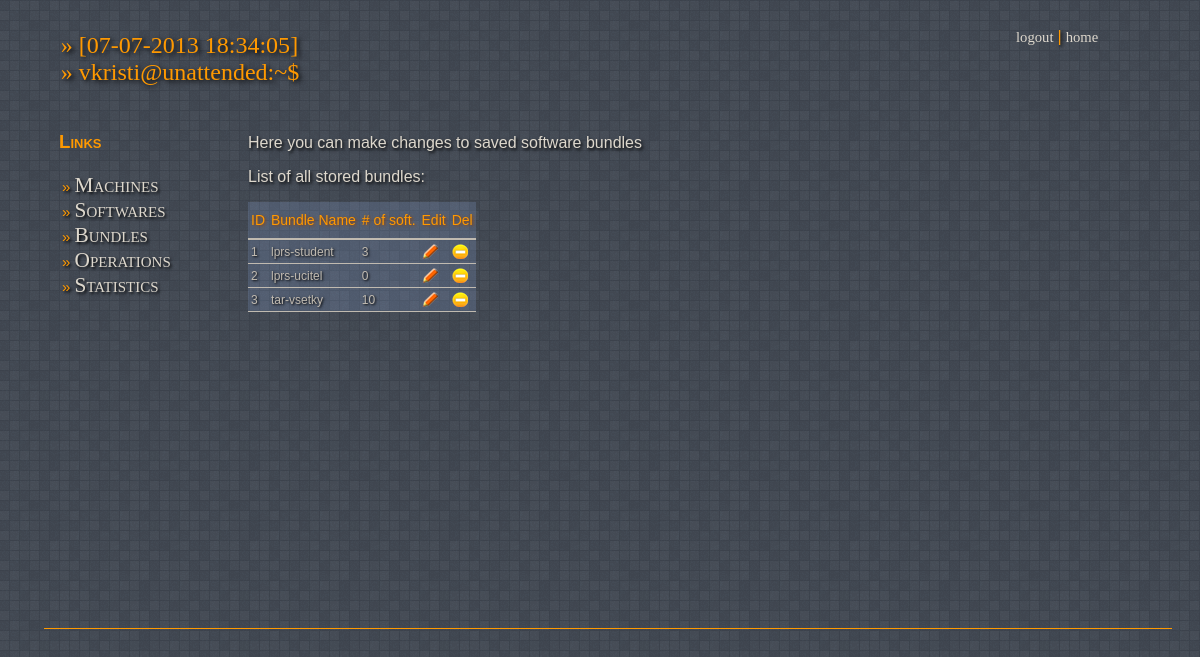
The page /man_soft.php on the database its author committed.
### tables this page shows
CREATE TABLE IF NOT EXISTS `bundle` (
  `idbundle` int(2) NOT NULL AUTO_INCREMENT,
  `name` varchar(20) NOT NULL,
  PRIMARY KEY (`idbundle`)
);

### man_soft.php (the view, shortened to what this page needs)
<?php
require('add/connect.php');
require('add/body_top.php');
?>
  <div id="stred">
   <p>Here you can make changes to saved software bundles</p>
   <p>List of all stored bundles:</p>
<?php
   if (isset($_POST['idbundle'])) {
    $IDBundle = $_POST['idbundle'];
    $BundleName = $_POST['namebundle'];
    $kveri = $dat->query("SELECT programs.idprogram, programs.program, bundle.idbundle, bundle.name, IFNULL( combo.cidprogram, 0 ) as je FROM programs CROSS JOIN bundle LEFT JOIN combo ON combo.cidprogram = programs.idprogram AND combo.cidbundle = bundle.idbundle WHERE bundle.idbundle = '".$IDBundle."' ORDER BY programs.idprogram ASC");
    $pocet = $kveri->num_rows;
    echo "<p id=\"odpoved\">You are editing bundle: <code>".$BundleName."</code></p>";
    echo "<form action=\"man_soft_save.php\" method=\"post\">";
    echo '<input TYPE="hidden" VALUE="'.$pocet.'" name="cnt">';
    echo '<input TYPE="hidden" VALUE="'.$IDBundle.'" name="idbund">';
    echo '<input TYPE="hidden" VALUE="'.$BundleName.'" name="namebundle">';
    echo '<div class="boxes"><div class="row"><div class="span2">';
    for ($i=1; $i < $pocet+1; $i++) {
      $row = $kveri->fetch_assoc();
      echo '<label class="checkbox"><input type="checkbox" class="chkb" name="prog[]" value="'.$row['idprogram'].'"';
      if ($row['je']==0) {} else {echo 'checked="checked"';}
      echo '>'.$row['program'].'</label><br>';
      $prem = ($i % 4 == 0) ? '</div><div class="span2">' : '';
      echo $prem;
    }
    echo '</div></div></div>';
    echo "<input style=\"width:60px;\" type=\"submit\" class=\"rounded\" value=\"Save\" maxlength=\"20\" size=\"20\"></form>";
   }
   else {
    echo '<div id="tabule">';
    echo '<table id="hor-minimalist-b"  >';
    echo   '<thead>';
    echo     '<tr>';
    echo       '<th scope="col">ID</th>';
    echo       '<th scope="col">Bundle Name</th>';
    echo       '<th scope="col"># of soft.</th>';
    echo       '<th scope="col">Edit</th>';
    echo       '<th scope="col">Del</th>';
    echo     '</tr>';
    echo   '</thead>';
    echo   '<tbody>';
    $result = $dat->query("select * from bundle order by idbundle");
    $num_results = $result->num_rows;
    for ($i=0; $i <$num_results; $i++) {
        $row = $result->fetch_assoc();
        $kount = $dat->query("SELECT count(*) as pocet FROM combo WHERE cidbundle ='".$row['idbundle']."'");
        $pocet = $kount->fetch_object();
        echo "<tr>";
        echo "<td>".$row['idbundle']."</td>";
        echo "<td>".$row['name']."</td>";
        echo "<td>".$pocet->pocet."</td>";
        echo "<form ACTION=\"#\" METHOD=\"post\">";
        echo "<td><input type=\"image\" src=images/ceruzka16x15.png></td>";
        echo "</form>";
        echo "<form ACTION=\"#\" METHOD=\"post\">";
        echo "<td><input type=\"image\" src=images/delete.png></td>";
        echo "</form>";
        echo "</tr>";
      }
    echo   '</tbody>';
    echo '</table>';
    echo '</div>';
  }
    ?>
  </div>
<?php
require('add/body_btm.php');
 ?>

### css/css.css (style rules this page uses)
body { background-image: url("../images/grey.png"); -webkit-font-smoothing: antialiased; overflow: scroll; overflow-x: hidden; }
p, ul, ol, td, span { font-family: "Lucida Grande", "Lucida Sans Unicode", "Trebuchet MS", sans-serif; color: #c0bab0; color: rgb(221, 215, 204); text-shadow: 0.1em 0.1em 0.2em black; }
li { color: #FF9900; }
a:link { text-decoration: none; color: rgb(221, 215, 204); font: small-caption; font-family: consolas; font-size: 11pt; }
#lavy ul { list-style: none; padding:5px 0 5px 18px; font-size:15px; }
#lavy ul li:before { content: "\00BB \0020"; color:#FF9900; }
#lavy ul li a { text-transform: capitalize; font-variant: small-caps; font-family: consolas; font-size: 16pt; }
#stred { position: absolute; width: 67%; left: 16%; height: 510px; top: 110px; padding-left: 3em; border-bottom: 1px solid #FF9900; }
#tabule { float: left; overflow-x: hidden; height: 350px; width: 715px; z-index: 2; }
#hor-minimalist-b { font-family: "Lucida Sans Unicode", "Lucida Grande", Sans-Serif; font-size: 12px; background: rgb(92, 99, 111); background: rgba(138, 167, 218, 0.21); border-collapse: collapse; text-align: left; }
#hor-minimalist-b th { font-size: 14px; font-weight: normal; color: #F90; text-shadow: 0.1em 0.1em 0.2em saddlebrown; padding: 10px 3px; border-bottom: 2px solid #C0BAB0; }
#hor-minimalist-b td { border-bottom: 1px solid #C0BAB0; color: #C0BAB0; padding: 6px 8px; padding: 4px 3px; }

### rows shown on the page
bundle: idbundle "1", name "lprs-student", pocet "3"
bundle: idbundle "2", name "lprs-ucitel", pocet "0"
bundle: idbundle "3", name "tar-vsetky", pocet "10"
